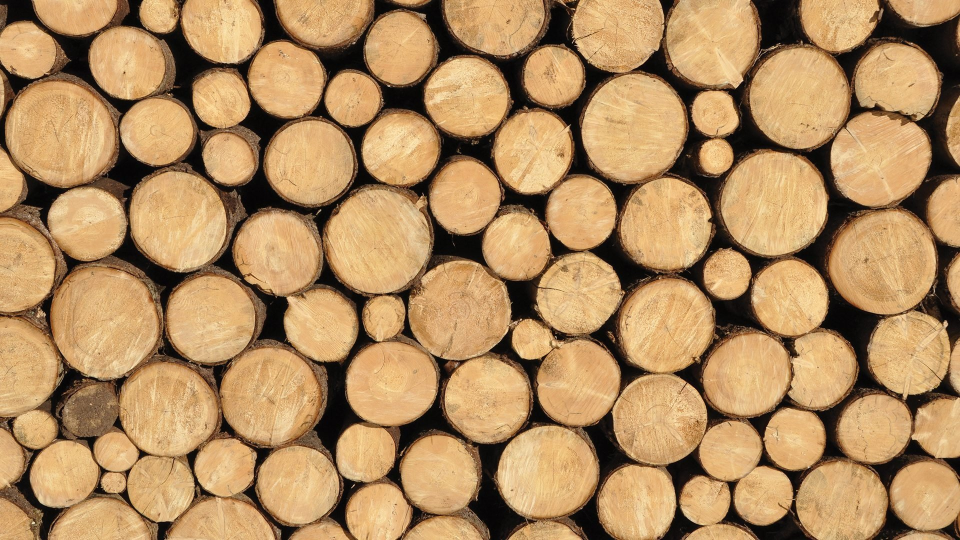
#> input picture wood.png, 1920 x 1080 px (shown at 1/2 size)
$ python main.py
#> lines starting #> are read from the running program, lines starting #| are printed output that depends on the picture; after the words box and inside, x2 and y2 are one past the last pixel; in counts of white or black regions, pixels touching at a corner belong together
import cv2
import imutils as imutils
import numpy as np

imgOriginal = cv2.imread("wood.png")
#> imgOriginal is the input picture: shape (1080, 1920, 3); mean B, G, R 95.2, 139.9, 177
imgGray = cv2.cvtColor(imgOriginal, cv2.COLOR_BGR2GRAY)
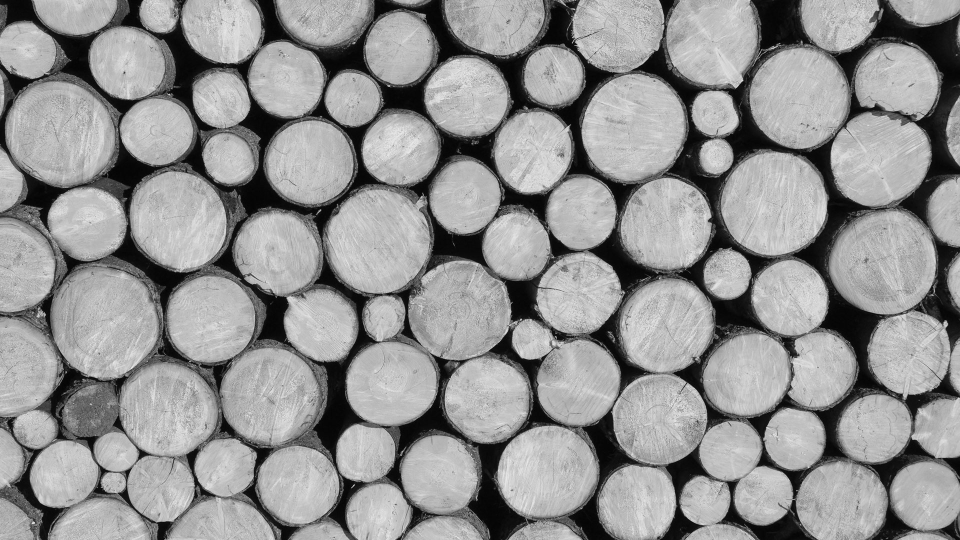
#> imgGray: shape (1080, 1920) (shown at 1/2 size); min 0, max 247, mean 145.9

imgBlurr = cv2.GaussianBlur(imgGray, (11, 11), 0)

minThreshold = 170  # 120
maxThreshold = 220
ret, imgThreshold = cv2.threshold(imgBlurr, minThreshold, maxThreshold, cv2.THRESH_BINARY)
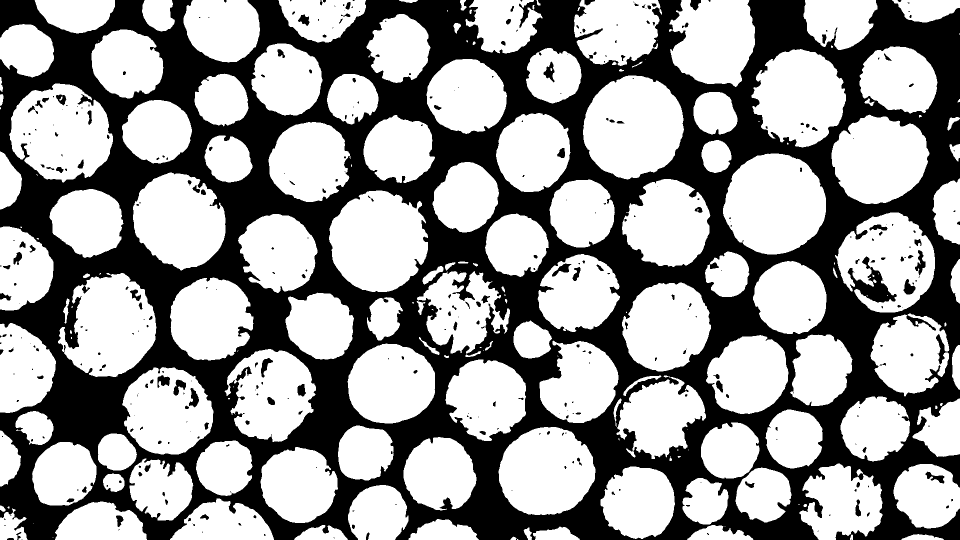
#> imgThreshold: shape (1080, 1920) (shown at 1/2 size); values 0 (black) and 220 (white), 60.3% white; 386 black regions (202 under 20 px)
#> ret = 170

contours, hierarchy = cv2.findContours(imgThreshold, cv2.RETR_TREE, cv2.CHAIN_APPROX_SIMPLE)
#> contours = 570 contours, 236 with area under 20; largest, box (x1, y1, x2, y2) and area: (1446, 307, 1652, 509) 31886, (1166, 151, 1368, 359) 31810, (658, 381, 856, 584) 30354, (18, 167, 226, 365) 29369, (116, 546, 313, 754) 27726

# contours = imutils.grab_contours(contours)

imgContours = np.zeros(imgOriginal.shape)
cv2.drawContours(imgContours, contours, -1, (0, 0, 255), 2)
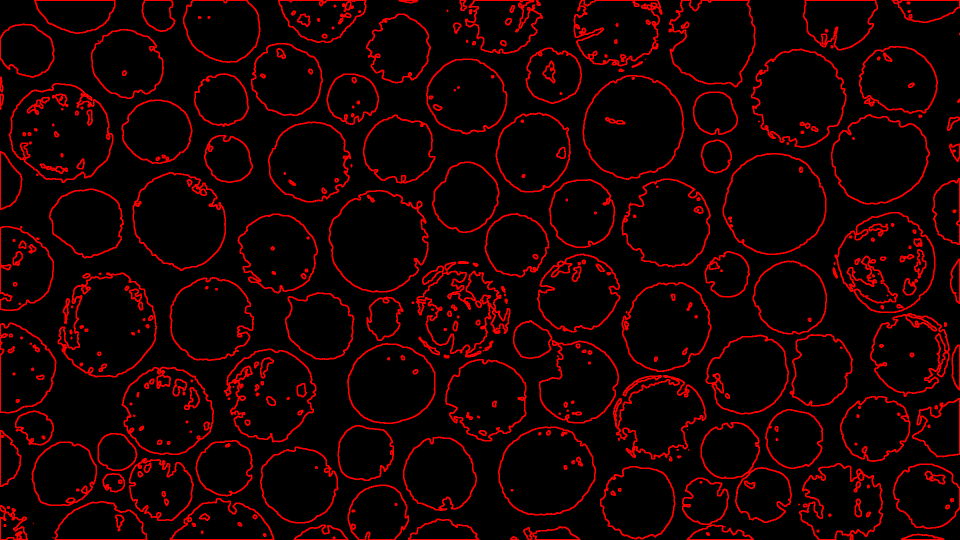
#> imgContours: shape (1080, 1920, 3) float64 (shown at 1/2 size); mean of channels 0, 1, 2 0, 0, 23.6; drawn as B, G, R

countContours = 0
for c in contours:
    #peri = cv2.arcLength(c, True)
    #approx = cv2.approxPolyDP(c, 0.01 * peri, True)

    area = cv2.contourArea(c)
    #if 1000 <= area <= 40000 and len(approx) > 5:
    if 1000 <= area <= 40000:
        x, y, w, h = cv2.boundingRect(c)
        cv2.rectangle(imgContours, (x, y), (x + w, y + h), (255, 0, 0), 2)
        cv2.rectangle(imgOriginal, (x, y), (x + w, y + h), (255, 0, 0), 2)
        countContours += 1
        M = cv2.moments(c)
        cX = int(M["m10"] / M["m00"])
        cY = int(M["m01"] / M["m00"])
        cv2.putText(imgContours, "#{}".format(countContours), (cX - 20, cY), cv2.FONT_HERSHEY_SIMPLEX,
                    1.0, (255, 255, 255), 2)
        cv2.putText(imgOriginal, "#{}".format(countContours), (cX - 20, cY), cv2.FONT_HERSHEY_SIMPLEX,
                    1.0, (50, 255, 50), 2)
#> this loop made 570 passes
#> (area, x, y, w, h, cX, cY) on passes 8, 9, 11, 14, 15, 24, 27, 36, 40, 43, 46, 48: (1569.5, 1066, 1053, 94, 27, 1110, 1069), (2264, 1374, 1050, 133, 30, 1435, 1068), (1891, 588, 1050, 108, 30, 643, 1068), (3830, 817, 1038, 141, 42, 887, 1063), (2035.5, 0, 1017, 55, 63, 22, 1054), (10256, 110, 1003, 184, 77, 200, 1048), (11170, 340, 997, 208, 83, 447, 1047), (10416, 696, 970, 121, 110, 755, 1027), (6091, 1365, 956, 92, 93, 1409, 1003), (1175, 206, 947, 43, 37, 227, 964), (8859.5, 1471, 935, 112, 110, 1526, 988), (16309, 1201, 933, 149, 145, 1277, 1004)
#> (area, x, y, w, h) on pass 325: (25322.5, 1670, 425, 200, 200)
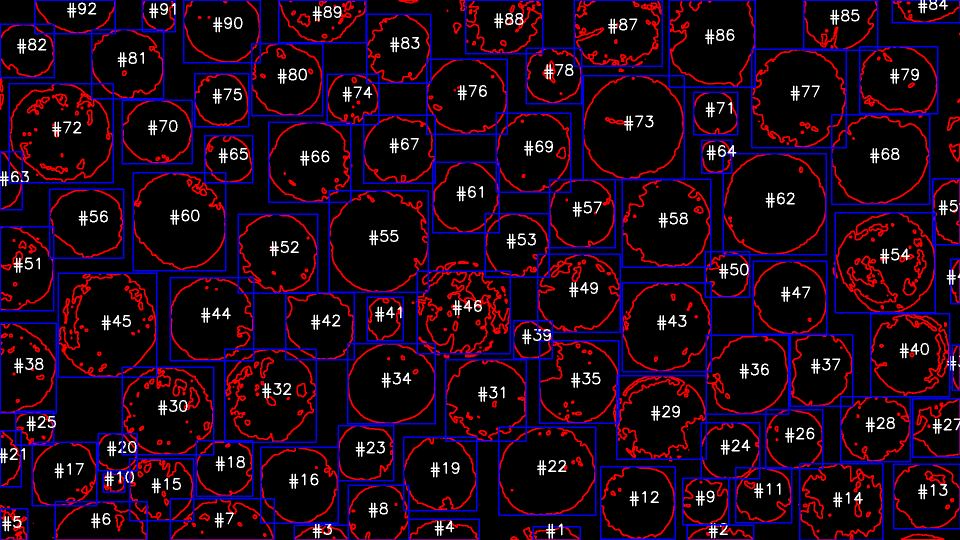
#> imgContours: shape (1080, 1920, 3) float64 (shown at 1/2 size); mean of channels 0, 1, 2 22.6, 6, 26.5; drawn as B, G, R
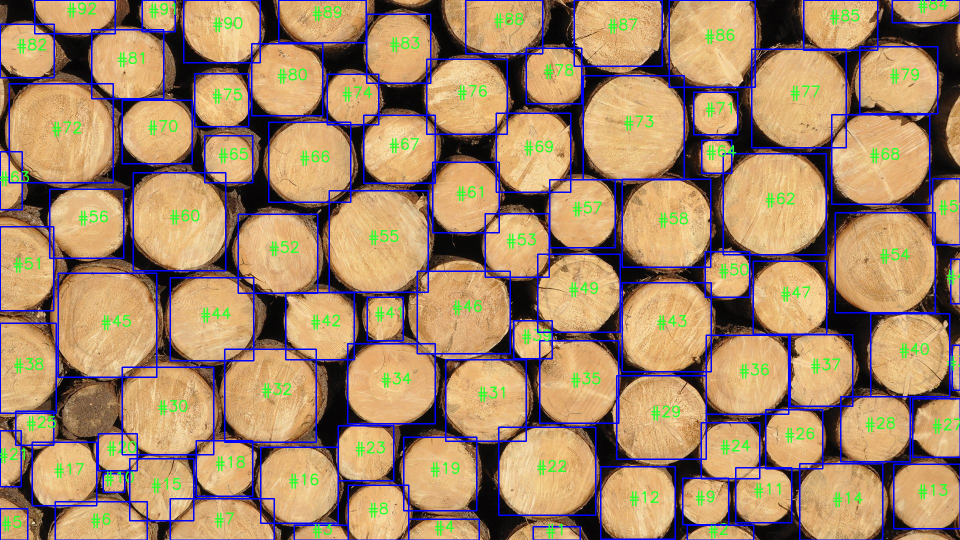
#> imgOriginal: shape (1080, 1920, 3) (shown at 1/2 size); 8.85% of pixels changed, all inside (x1, y1, x2, y2) = (0, 0, 1920, 1080)
#> after the loop, countContours = 92

print("countContours = ", countContours)
#| countContours =  92

cv2.imshow("imgOriginal", imgOriginal)
cv2.imshow("imgThreshold", imgThreshold)
cv2.imshow("imgContours", imgContours)

cv2.waitKey(0)
